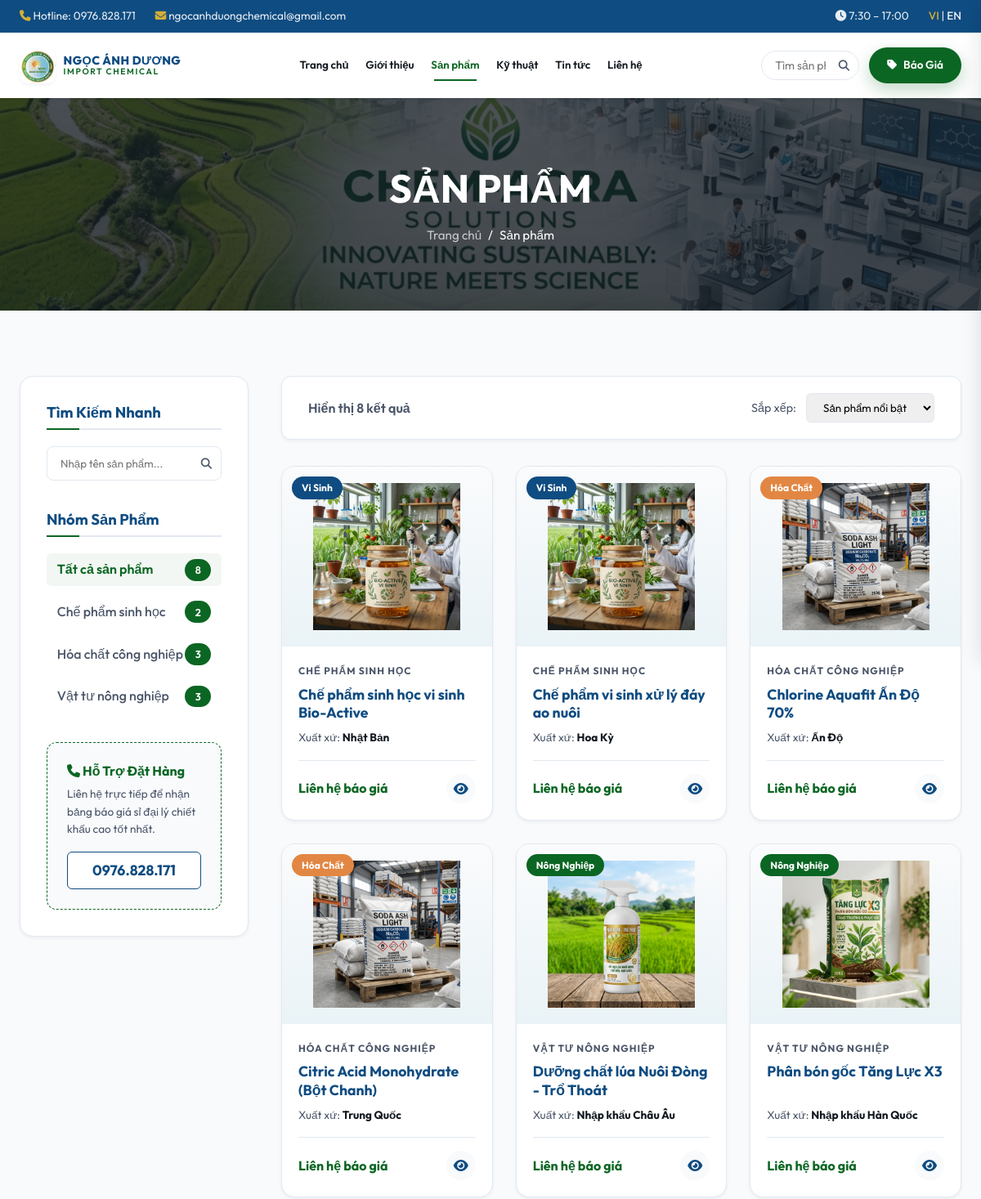
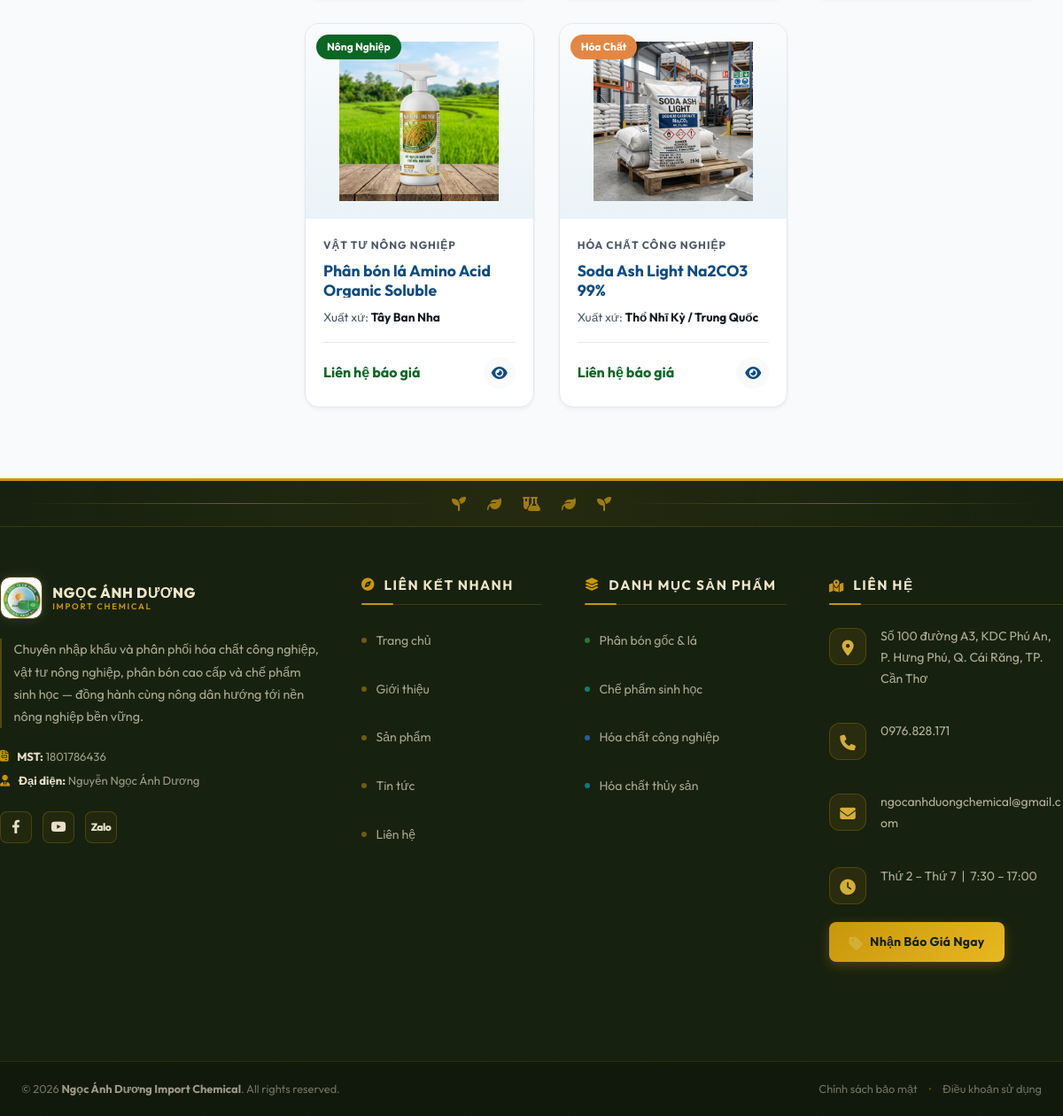
/products.php, run on the app's committed database (2 pictures, top to bottom).
### tables this page shows
CREATE TABLE IF NOT EXISTS `categories` (
  `id` INT UNSIGNED NOT NULL AUTO_INCREMENT,
  `slug` VARCHAR(80) NOT NULL,
  `name` VARCHAR(150) NOT NULL,
  `type` ENUM('product','news') NOT NULL DEFAULT 'product',
  `created_at` DATETIME NOT NULL DEFAULT CURRENT_TIMESTAMP,
  `updated_at` DATETIME NOT NULL DEFAULT CURRENT_TIMESTAMP ON UPDATE CURRENT_TIMESTAMP,
  PRIMARY KEY (`id`),
  UNIQUE KEY `uq_categories_slug` (`slug`)
);

CREATE TABLE IF NOT EXISTS `products` (
  `id` INT UNSIGNED NOT NULL AUTO_INCREMENT,
  `product_key` VARCHAR(100) NOT NULL,
  `name` VARCHAR(255) NOT NULL,
  `category_id` INT UNSIGNED NOT NULL,
  `badge` VARCHAR(80) DEFAULT NULL,
  `badge_class` VARCHAR(80) DEFAULT NULL,
  `origin` VARCHAR(150) DEFAULT NULL,
  `price` VARCHAR(120) DEFAULT NULL,
  `image` VARCHAR(255) DEFAULT NULL,
  `description` TEXT DEFAULT NULL,
  `created_at` DATETIME NOT NULL DEFAULT CURRENT_TIMESTAMP,
  `updated_at` DATETIME NOT NULL DEFAULT CURRENT_TIMESTAMP ON UPDATE CURRENT_TIMESTAMP,
  PRIMARY KEY (`id`),
  UNIQUE KEY `uq_products_product_key` (`product_key`),
  KEY `idx_products_category_id` (`category_id`),
  CONSTRAINT `fk_products_category` FOREIGN KEY (`category_id`) REFERENCES `categories` (`id`) ON DELETE RESTRICT ON UPDATE CASCADE
);

### includes/db.php (called while the page is built, shortened)
<?php
$DB_HOST = '127.0.0.1';
$DB_USER = 'root';
$DB_PASS = '';
$DB_NAME = 'ngoc_anh_duong';
$DB_CHARSET = 'utf8mb4';
$database = new mysqli($DB_HOST, $DB_USER, $DB_PASS, $DB_NAME);
$database->set_charset($DB_CHARSET);
function db_query(string $sql, ?string $types = null, ?array $params = null)
{
    global $database;
    $stmt = $database->prepare($sql);
    if ($types !== null && $params !== null) {
        $stmt->bind_param($types, ...$params);
    }
    if (!$stmt->execute()) {
        trigger_error('Database execute failed: ' . $stmt->error, E_USER_ERROR);
        return false;
    }
    $result = $stmt->get_result();
    return $result;
}
?>

### products.php (the view, shortened to what this page needs)
<?php
include 'includes/head.php';
include 'includes/header.php';
require_once 'includes/db.php';
$selected_category = isset($_GET['category']) ? trim($_GET['category']) : 'all';
$search_query = isset($_GET['search']) ? trim($_GET['search']) : '';
$categories = [];
$categoryResult = db_query('SELECT id, slug, name FROM categories WHERE type = ? ORDER BY name ASC', 's', ['product']);
if ($categoryResult instanceof mysqli_result) {
    while ($row = $categoryResult->fetch_assoc()) {
        $categories[] = $row;
    }
}
$category_counts = ['all' => 0];
$categoryCountResult = db_query('SELECT c.slug, COUNT(p.id) AS count FROM categories c LEFT JOIN products p ON p.category_id = c.id WHERE c.type = ? GROUP BY c.id', 's', ['product']);
if ($categoryCountResult instanceof mysqli_result) {
    while ($row = $categoryCountResult->fetch_assoc()) {
        $category_counts[$row['slug']] = (int)$row['count'];
        $category_counts['all'] += (int)$row['count'];
    }
}
$whereSql = '';
$params = [];
$types = '';
$sql = 'SELECT p.*, c.slug AS category_slug, c.name AS category_name FROM products p JOIN categories c ON p.category_id = c.id WHERE 1' . $whereSql . ' ORDER BY p.name ASC';
$productResult = db_query($sql, $types === '' ? null : $types, $params);
$filtered_products = [];
if ($productResult instanceof mysqli_result) {
    while ($row = $productResult->fetch_assoc()) {
        $filtered_products[] = $row;
    }
}
?>
<section class="about-hero" style="background: linear-gradient(rgba(18, 24, 32, 0.75), rgba(18, 24, 32, 0.8)), url('images/hero-bg.jpg') center/cover;">
    <div class="container">
        <h1>Sản Phẩm</h1>
        <div class="breadcrumbs">
            <a href="index.php">Trang chủ</a>
            <span>/</span>
            <span>Sản phẩm</span>
        </div>
    </div>
</section>
<section class="section">
    <div class="container catalog-layout">
        <aside class="filter-sidebar">
            <div class="filter-widget">
                <h3>Tìm Kiếm Nhanh</h3>
                <form action="products.php" method="GET" style="position: relative;">
                    <input type="text" name="search" placeholder="Nhập tên sản phẩm..." value="<?php echo htmlspecialchars($search_query); ?>" style="width: 100%; padding: 0.75rem 2.5rem 0.75rem 1rem; border: 1px solid var(--color-border); border-radius: 8px; font-family: var(--font-primary);">
                    <button type="submit" style="position: absolute; right: 12px; top: 50%; transform: translateY(-50%); background: none; border: none; color: var(--color-dark-muted); cursor: pointer;"><i class="fa-solid fa-magnifying-glass"></i></button>
                </form>
            </div>
            <div class="filter-widget">
                <h3>Nhóm Sản Phẩm</h3>
                <ul class="category-list">
                    <li>
                        <a href="products.php?category=all<?php echo !empty($search_query) ? '&search='.urlencode($search_query) : ''; ?>" class="<?php echo $selected_category == 'all' ? 'active' : ''; ?>">
                            <span>Tất cả sản phẩm</span>
                            <span class="category-count"><?php echo htmlspecialchars($category_counts['all'] ?? 0); ?></span>
                        </a>
                    </li>
                    <?php foreach ($categories as $category): ?>
                        <li>
                            <a href="products.php?category=<?php echo urlencode($category['slug']); ?><?php echo !empty($search_query) ? '&search='.urlencode($search_query) : ''; ?>" class="<?php echo $selected_category == $category['slug'] ? 'active' : ''; ?>">
                                <span><?php echo htmlspecialchars($category['name']); ?></span>
                                <span class="category-count"><?php echo htmlspecialchars($category_counts[$category['slug']] ?? 0); ?></span>
                            </a>
                        </li>
                    <?php endforeach; ?>
                </ul>
            </div>
            <div class="filter-widget" style="background-color: var(--color-light); padding: 1.5rem; border-radius: 12px; border: 1px dashed var(--color-primary);">
                <h4 style="color: var(--color-primary); margin-bottom: 0.5rem;"><i class="fa-solid fa-phone"></i> Hỗ Trợ Đặt Hàng</h4>
                <p style="font-size: 0.85rem; color: var(--color-dark-muted); margin-bottom: 1rem;">Liên hệ trực tiếp để nhận bảng báo giá sỉ đại lý chiết khấu cao tốt nhất.</p>
                <a href="tel:0976828171" style="font-weight: 700; color: var(--color-secondary); font-size: 1.1rem; display: block; text-align: center; border: 1px solid var(--color-secondary); padding: 0.5rem; border-radius: 6px; background-color: var(--color-white);">0976.828.171</a>
            </div>
        </aside>
        <main class="catalog-results">
            <div class="catalog-header">
                <div class="results-count">
                    Hiển thị <span><?php echo count($filtered_products); ?></span> kết quả
                </div>
                <div style="display: flex; align-items: center; gap: 0.75rem;">
                    <span style="font-size: 0.9rem; color: var(--color-dark-muted);">Sắp xếp:</span>
                    <select class="sort-select">
                        <option value="featured">Sản phẩm nổi bật</option>
                    </select>
                </div>
            </div>
            <?php if (count($filtered_products) > 0): ?>
                <div class="product-grid" style="grid-template-columns: repeat(3, 1fr);">
                    <?php foreach ($filtered_products as $prod): ?>
                        <div class="product-card">
                            <div class="prod-img-wrapper">
                                <img src="<?php echo htmlspecialchars($prod['image']); ?>" alt="<?php echo htmlspecialchars($prod['name']); ?>" class="prod-img">
                                <span class="prod-badge <?php echo htmlspecialchars($prod['badge_class']); ?>"><?php echo htmlspecialchars($prod['badge']); ?></span>
                            </div>
                            <div class="prod-body">
                                <span class="prod-cat"><?php echo htmlspecialchars($prod['category_name']); ?></span>
                                <h3 class="prod-title"><a href="product-detail.php?id=<?php echo htmlspecialchars($prod['product_key']); ?>"><?php echo htmlspecialchars($prod['name']); ?></a></h3>
                                <p class="prod-origin">Xuất xứ: <strong><?php echo htmlspecialchars($prod['origin']); ?></strong></p>
                                <div class="prod-footer">
                                    <span class="prod-price"><?php echo htmlspecialchars($prod['price']); ?></span>
                                    <a href="product-detail.php?id=<?php echo htmlspecialchars($prod['product_key']); ?>" class="btn-detail" title="Xem chi tiết"><i class="fa-solid fa-eye"></i></a>
                                </div>
                            </div>
                        </div>
                    <?php endforeach; ?>
                </div>
            <?php endif; ?>
        </main>
    </div>
</section>
<?php
include 'includes/footer.php';
?>

### data on the page
categories: name "Chế phẩm sinh học", slug.category_id "2"
categories: name "Hóa chất công nghiệp", slug "3"
categories: name "Vật tư nông nghiệp", slug "3"
products: image (picture), badge "Vi Sinh", category.name "CHẾ PHẨM SINH HỌC", name "Chế phẩm sinh học vi sinh Bio-Active", origin "Nhật Bản", price "Liên hệ báo giá"
products: image (picture), badge "Vi Sinh", category.name "CHẾ PHẨM SINH HỌC", name "Chế phẩm vi sinh xử lý đáy ao nuôi", origin "Hoa Kỳ", price "Liên hệ báo giá"
products: image (picture), badge "Hóa Chất", category.name "HÓA CHẤT CÔNG NGHIỆP", name "Chlorine Aquafit Ấn Độ 70%", origin "Ấn Độ", price "Liên hệ báo giá"
products: image (picture), badge "Hóa Chất", category.name "HÓA CHẤT CÔNG NGHIỆP", name "Citric Acid Monohydrate (Bột Chanh)", origin "Trung Quốc", price "Liên hệ báo giá"
products: image (picture), badge "Nông Nghiệp", category.name "VẬT TƯ NÔNG NGHIỆP", name "Dưỡng chất lúa Nuôi Đòng - Trổ Thoát", origin "Nhập khẩu Châu Âu", price "Liên hệ báo giá"
products: image (picture), badge "Nông Nghiệp", category.name "VẬT TƯ NÔNG NGHIỆP", name "Phân bón gốc Tăng Lực X3", origin "Nhập khẩu Hàn Quốc", price "Liên hệ báo giá"
products: image (picture), badge "Nông Nghiệp", category.name "VẬT TƯ NÔNG NGHIỆP", name "Phân bón lá Amino Acid Organic Soluble", origin "Tây Ban Nha", price "Liên hệ báo giá"
products: image (picture), badge "Hóa Chất", category.name "HÓA CHẤT CÔNG NGHIỆP", name "Soda Ash Light Na2CO3 99%", origin "Thổ Nhĩ Kỳ / Trung Quốc", price "Liên hệ báo giá"

### other printed values
$item['label'] "Trang chủ"
$item['label'] "Giới thiệu"
$item['label'] "Sản phẩm"
$item['label'] "Kỹ thuật"
$item['label'] "Tin tức"
$item['label'] "Liên hệ"
$category_counts['all'] "8"
count($filtered_products) "8"
